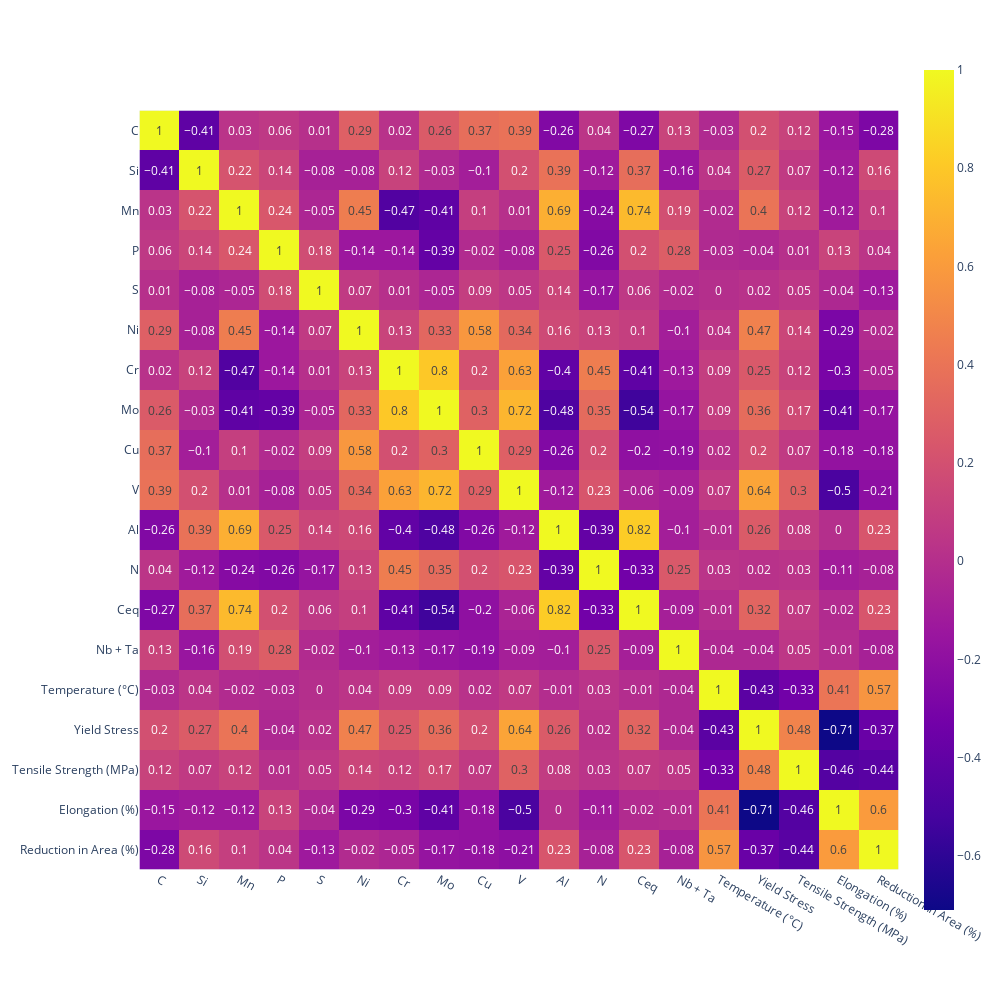

Write notebook code for a chart like this one.
### Markdown cell above
### EDA

### Code cell
px.imshow(df.corr().round(2),height=1000,width=1000,text_auto=True)

### Figure 1 — Plotly figure (JSON) as saved in the notebook; plotly's stock layout.template omitted (floating-point values rounded to 4 significant figures; data arrays with more than 128 entries replaced by an {"elided": "..."} marker saying what was removed)
{"data": [{"coloraxis": "coloraxis", "hovertemplate": "x: %{x}<br>y: %{y}<br>color: %{z}<extra></extra>", "name": "0", "texttemplate": "%{z}", "type": "heatmap", "x": ["C", "Si", "Mn", "P", "S", "Ni", "Cr", "Mo", "Cu", "V", "Al", "N", "Ceq", "Nb + Ta", "Temperature (°C)", "Yield Stress", "Tensile Strength (MPa)", "Elongation (%)", "Reduction in Area (%)"], "xaxis": "x", "y": ["C", "Si", "Mn", "P", "S", "Ni", "Cr", "Mo", "Cu", "V", "Al", "N", "Ceq", "Nb + Ta", "Temperature (°C)", "Yield Stress", "Tensile Strength (MPa)", "Elongation (%)", "Reduction in Area (%)"], "yaxis": "y", "z": {"elided": "19x19 float values"}}], "layout": {"coloraxis": {"colorscale": [[0, "#0d0887"], [0.1111, "#46039f"], [0.2222, "#7201a8"], [0.3333, "#9c179e"], [0.4444, "#bd3786"], [0.5556, "#d8576b"], [0.6667, "#ed7953"], [0.7778, "#fb9f3a"], [0.8889, "#fdca26"], [1, "#f0f921"]]}, "height": 1000, "margin": {"t": 60}, "width": 1000, "xaxis": {"anchor": "y", "constrain": "domain", "domain": [0, 1], "scaleanchor": "y"}, "yaxis": {"anchor": "x", "autorange": "reversed", "constrain": "domain", "domain": [0, 1]}}}
